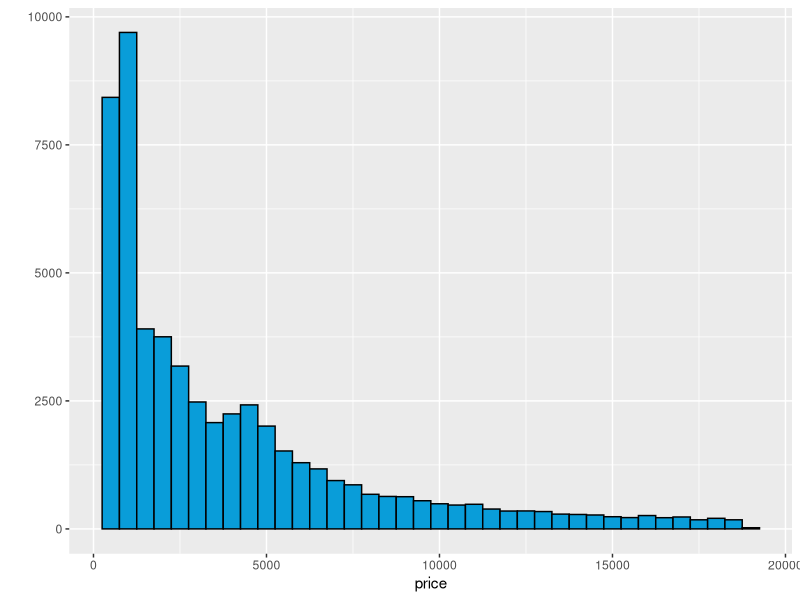
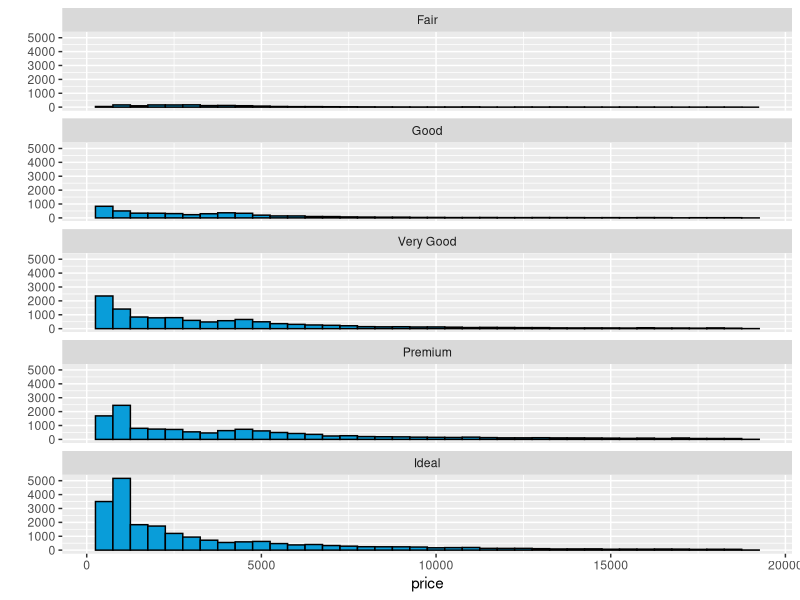
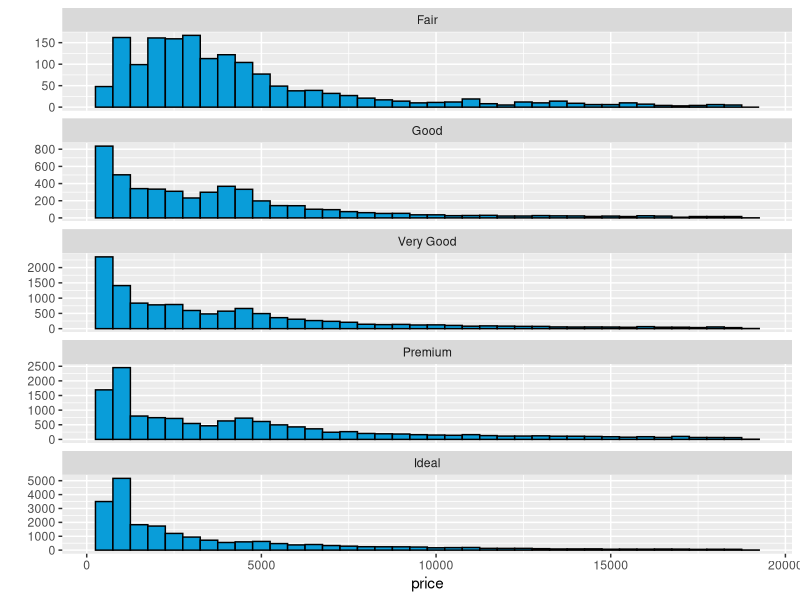
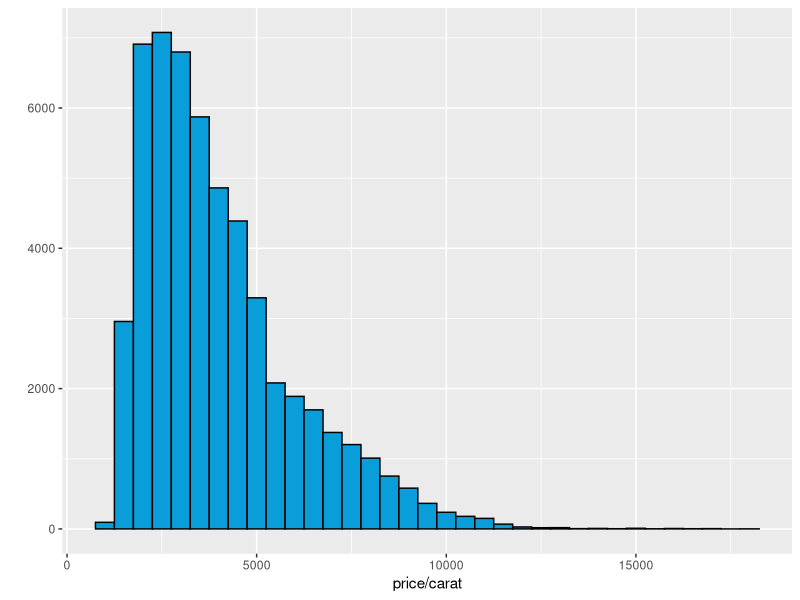
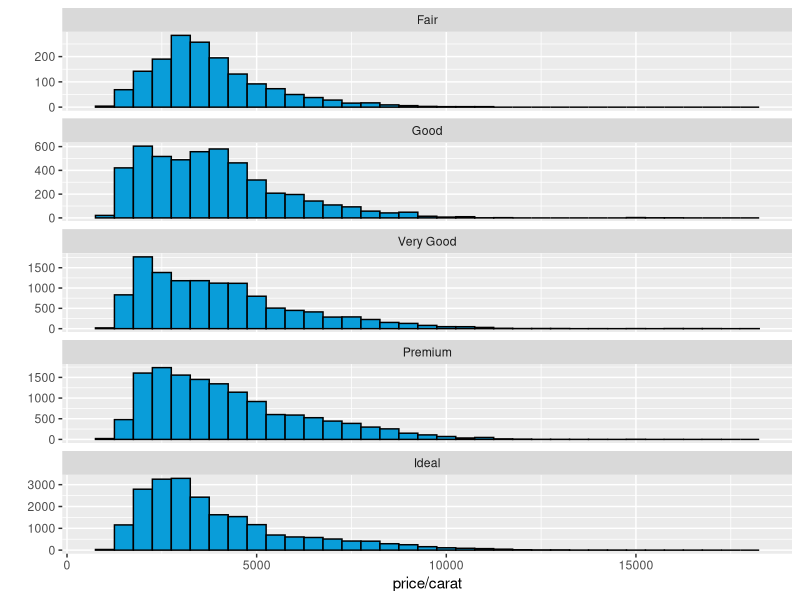
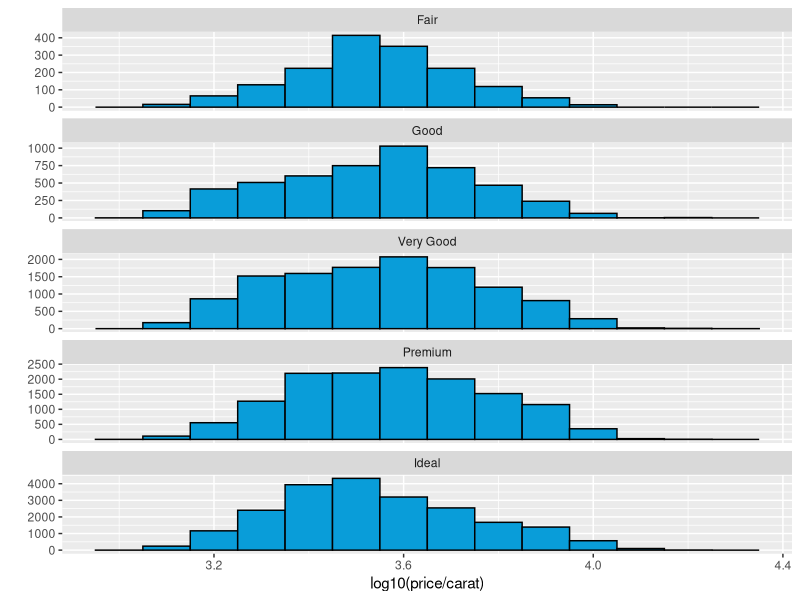
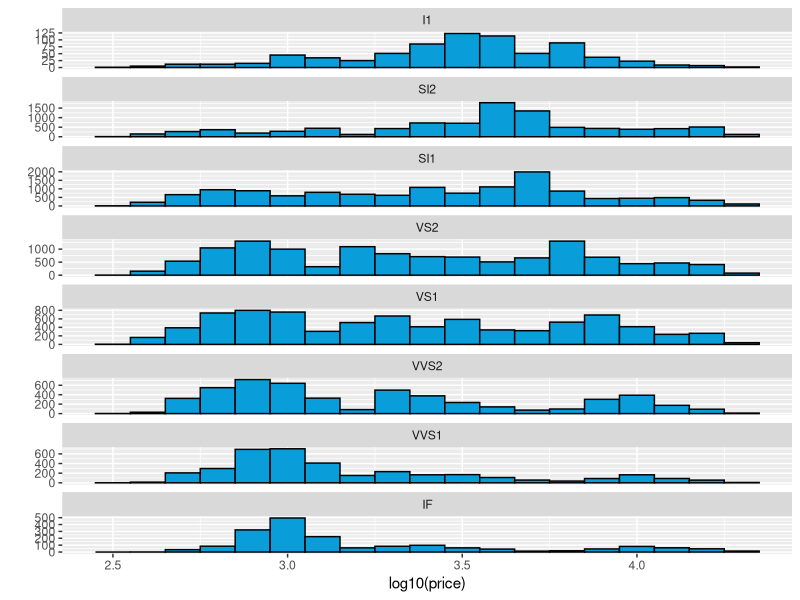
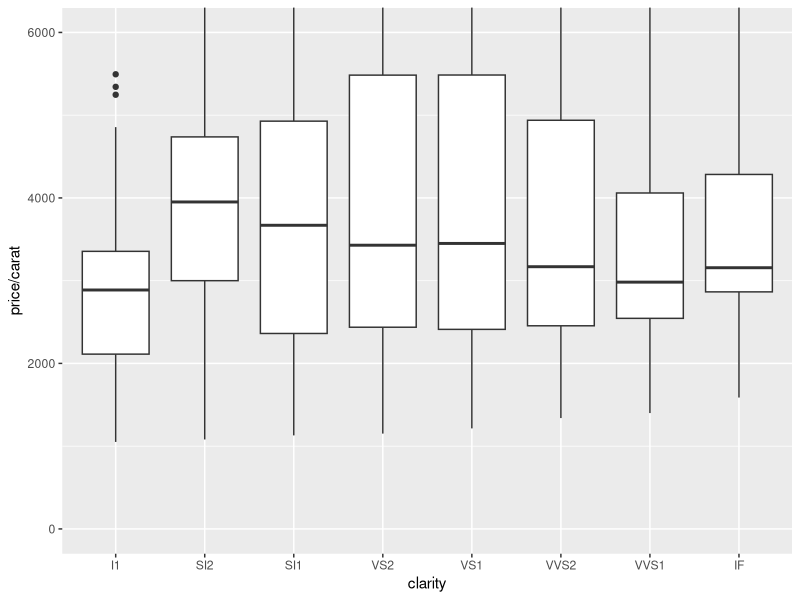

The R source for these figures, in order:
library(ggplot2)
data(diamonds) # load diamonds dataset that comes with ggplot

str(diamonds) # to show type of each feature

levels(diamonds$color) # to show levels of ordered factor

# Histogram of price of diamonds
qplot(x = price,
      data = diamonds,
      binwidth=500,
      color=I('black'),
      fill=I('#099DD9'))
  
summary(diamonds$price)

# How many diamonds cost...
dim(diamonds[diamonds$price >= 15000,])

# Breakout histogram of diamond prices by cut.
qplot(x = price,
      data = diamonds,
      binwidth=500,
      color=I('black'),
      fill=I('#099DD9')) +
  facet_wrap(~cut, ncol=1)

# Some overviews by cut
sort(by(diamonds$price, diamonds$cut, max))
sort(by(diamonds$price, diamonds$cut, min))

# Breakout histogram of diamond prices by cut,
# But with free scales for the y
qplot(x = price,
      data = diamonds,
      binwidth=500,
      color=I('black'),
      fill=I('#099DD9')) +
  facet_wrap(~cut, ncol=1, scales='free_y')

# Histogram of price per carat
qplot(x = price / carat,
      data = diamonds,
      binwidth=500,
      color=I('black'),
      fill=I('#099DD9'))

# Breakout histogram of diamond prices per carat by cut,
qplot(x = price / carat,
      data = diamonds,
      binwidth=500,
      color=I('black'),
      fill=I('#099DD9')) +
  facet_wrap(~cut, ncol=1, scales='free_y')

# Breakout histogram of diamond prices per carat log10 by cut,
# But with free scales for the y
qplot(x = log10(price / carat),
      data = diamonds,
      binwidth=0.1,
      color=I('black'),
      fill=I('#099DD9')) +
  facet_wrap(~cut, ncol=1, scales='free_y')
# Woah... seems to look much more symmetrical and normal


qplot(x = log10(price),
      data = diamonds,
      binwidth=0.1,
      color=I('black'),
      fill=I('#099DD9')) +
  facet_wrap(~clarity, ncol=1, scales='free_y')

# Boxplot of price by clarity
qplot(x = clarity,
      y = price / carat,
      data = diamonds,
      geom = 'boxplot') +
  coord_cartesian(ylim=c(0,6000))

# Boxplot of price by cut
qplot(x = cut,
      y = price / carat,
      data = diamonds,
      geom = 'boxplot') +
  coord_cartesian(ylim=c(0,6000))

# Boxplot of price by color
qplot(x = color,
      y = price / carat,
      data = diamonds,
      geom = 'boxplot') +
  coord_cartesian(ylim=c(0,6000))

summary(subset(diamonds, diamonds$color == 'D'))
summary(subset(diamonds, diamonds$color == 'J'))

qplot(x=carat,
      data=diamonds,
      geom='freqpoly',
      binwidth = 0.001,
      #breaks = seq(0, 5, 0.001)
      #color=gende
      
      ) +
  scale_x_continuous(lim = c(1.01, 1.2))
#  scale_x_continuous(lim = c(0, 5.5))

